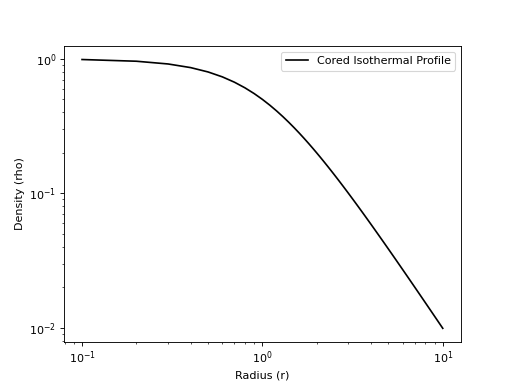

The script that drew this image:
import matplotlib.pyplot as plt
from pisces.profiles.density import (
    CoredIsothermalDensityProfile,
)
#
r = np.linspace(0.1, 10, 100)
profile = CoredIsothermalDensityProfile(
    rho_0=1.0, r_c=1.0
)
rho = profile(r)
#
_ = plt.loglog(
    r, rho, "k-", label="Cored Isothermal Profile"
)
_ = plt.xlabel("Radius (r)")
_ = plt.ylabel("Density (rho)")
_ = plt.legend()
plt.show()
